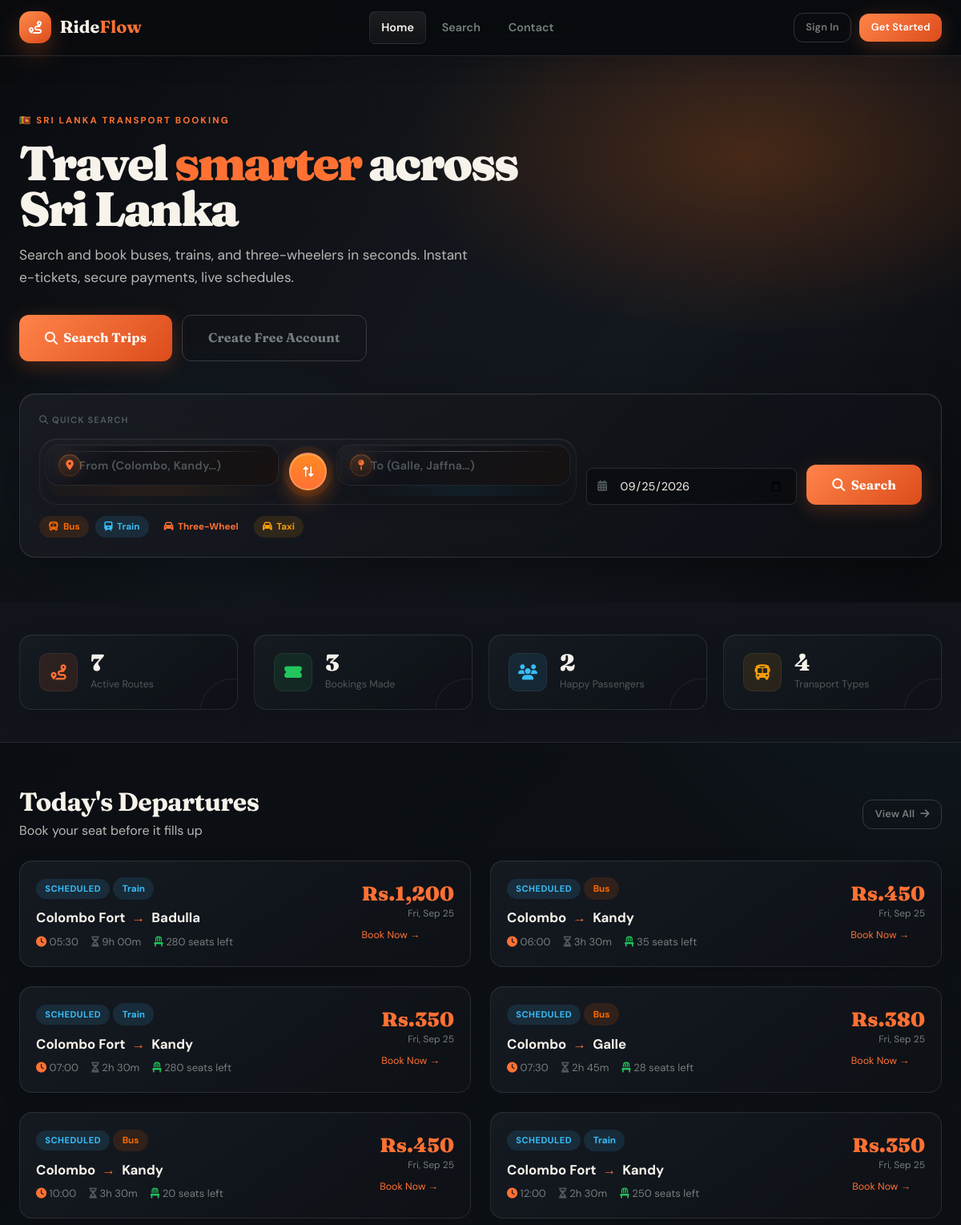
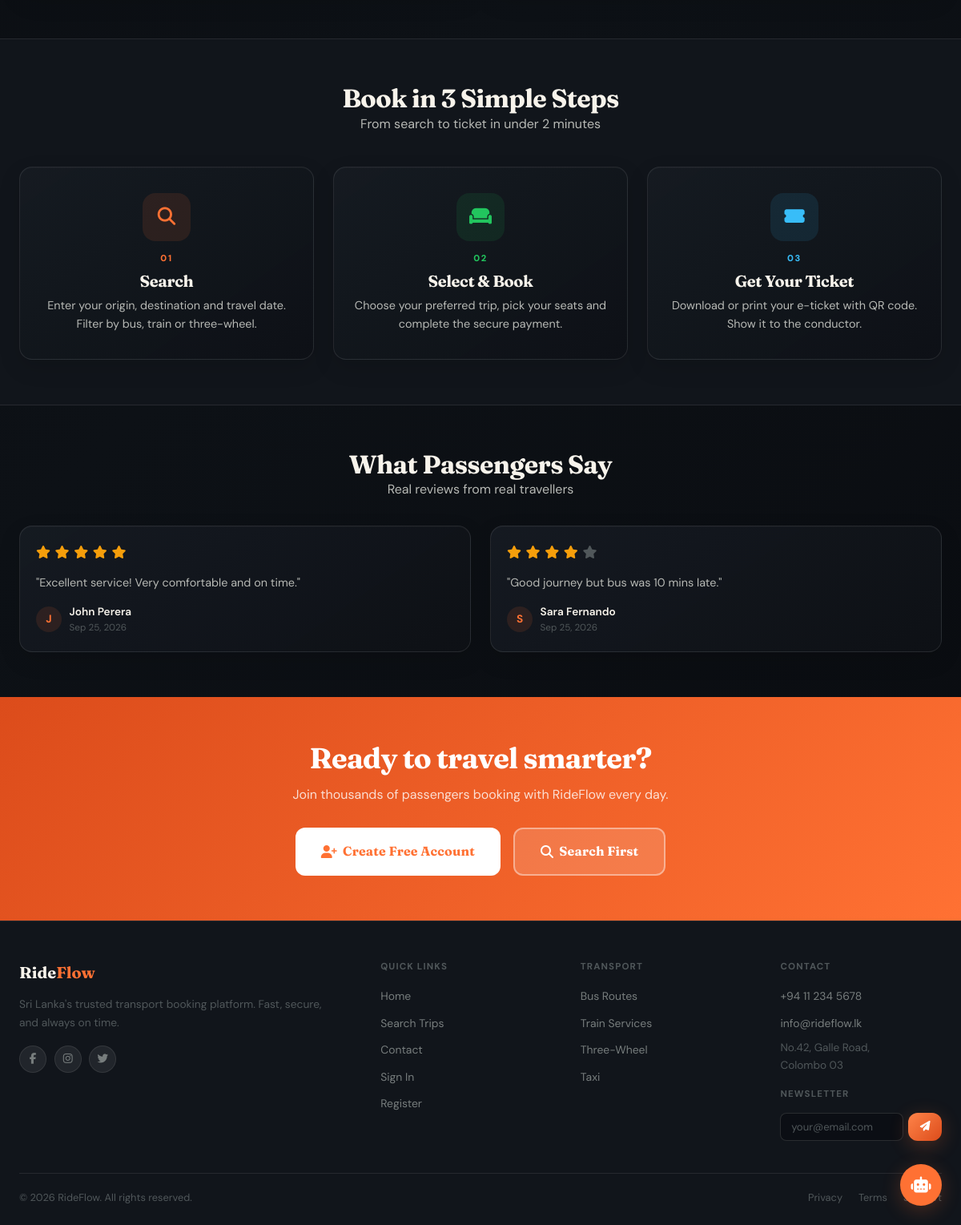
The page / on the database its author committed (2 pictures, top to bottom).
### tables this page shows
CREATE TABLE IF NOT EXISTS schedules (
  id              INT UNSIGNED AUTO_INCREMENT PRIMARY KEY,
  route_id        INT UNSIGNED NOT NULL,
  vehicle_id      INT UNSIGNED NOT NULL,
  departure_date  DATE         NOT NULL,
  departure_time  TIME         NOT NULL,
  arrival_time    TIME         NULL,
  fare            DECIMAL(10,2) NOT NULL DEFAULT 0.00,
  available_seats INT          NOT NULL DEFAULT 0,
  status          ENUM('scheduled','departed','arrived','cancelled') NOT NULL DEFAULT 'scheduled',
  created_at      TIMESTAMP DEFAULT CURRENT_TIMESTAMP,
  FOREIGN KEY (route_id)   REFERENCES routes(id)   ON DELETE CASCADE,
  FOREIGN KEY (vehicle_id) REFERENCES vehicles(id) ON DELETE RESTRICT,
  INDEX idx_route   (route_id),
  INDEX idx_vehicle (vehicle_id),
  INDEX idx_date    (departure_date),
  INDEX idx_status  (status)
);

CREATE TABLE IF NOT EXISTS transport_types (
  id         INT UNSIGNED AUTO_INCREMENT PRIMARY KEY,
  type_name  VARCHAR(50) NOT NULL,
  icon       VARCHAR(30) NOT NULL DEFAULT 'bus',
  color      VARCHAR(10) NOT NULL DEFAULT '#ff6a00',
  is_active  TINYINT(1)  NOT NULL DEFAULT 1
);

CREATE TABLE IF NOT EXISTS routes (
  id                 INT UNSIGNED AUTO_INCREMENT PRIMARY KEY,
  type_id            INT UNSIGNED NOT NULL,
  route_name         VARCHAR(150) NOT NULL,
  origin             VARCHAR(100) NOT NULL,
  destination        VARCHAR(100) NOT NULL,
  distance_km        DECIMAL(8,2) NULL,
  estimated_duration VARCHAR(30)  NULL,
  status             ENUM('active','inactive') NOT NULL DEFAULT 'active',
  created_at         TIMESTAMP DEFAULT CURRENT_TIMESTAMP,
  FOREIGN KEY (type_id) REFERENCES transport_types(id) ON DELETE RESTRICT,
  INDEX idx_origin (origin),
  INDEX idx_dest   (destination),
  INDEX idx_type   (type_id)
);

CREATE TABLE IF NOT EXISTS feedback (
  id         INT UNSIGNED AUTO_INCREMENT PRIMARY KEY,
  user_id    INT UNSIGNED NOT NULL,
  booking_id INT UNSIGNED NULL,
  rating     TINYINT      NOT NULL DEFAULT 5 COMMENT '1-5',
  comment    TEXT         NULL,
  is_public  TINYINT(1)   NOT NULL DEFAULT 1,
  created_at TIMESTAMP DEFAULT CURRENT_TIMESTAMP,
  FOREIGN KEY (user_id)    REFERENCES users(id)    ON DELETE CASCADE,
  FOREIGN KEY (booking_id) REFERENCES bookings(id) ON DELETE SET NULL,
  INDEX idx_user    (user_id),
  INDEX idx_booking (booking_id),
  INDEX idx_rating  (rating)
);

CREATE TABLE IF NOT EXISTS users (
  id               INT UNSIGNED AUTO_INCREMENT PRIMARY KEY,
  name             VARCHAR(120)  NOT NULL,
  email            VARCHAR(180)  NULL UNIQUE,
  phone            VARCHAR(20)   NOT NULL DEFAULT '',
  password         VARCHAR(255)  NOT NULL DEFAULT '',
  password_hash    VARCHAR(255) NULL,
  role             ENUM('admin','customer','driver') NOT NULL DEFAULT 'customer',
  status           ENUM('pending','active','inactive','suspended') NOT NULL DEFAULT 'pending',
  phone_verified   TINYINT(1) NOT NULL DEFAULT 0,
  email_verified   TINYINT(1) NOT NULL DEFAULT 0,
  email_token      VARCHAR(64)  NULL,
  id_type          ENUM('NIC','Passport','Driver License','Other') NULL,
  id_number        VARCHAR(120) NULL,
  selfie_url       VARCHAR(500) NULL,
  id_document_url  VARCHAR(500) NULL,
  verification_status ENUM('pending','approved','rejected') NOT NULL DEFAULT 'pending',
  verification_note TEXT NULL,
  reset_token      VARCHAR(64)  NULL,
  social_provider  VARCHAR(40)  NULL,
  social_id        VARCHAR(255) NULL,
  avatar_url       VARCHAR(500) NULL,
  address          TEXT         NULL,
  created_at       TIMESTAMP    DEFAULT CURRENT_TIMESTAMP,
  updated_at       TIMESTAMP    DEFAULT CURRENT_TIMESTAMP ON UPDATE CURRENT_TIMESTAMP,
  UNIQUE KEY uk_social (social_provider, social_id),
  INDEX idx_email (email),
  INDEX idx_phone (phone),
  INDEX idx_role  (role),
  INDEX idx_status(status)
);

### index.php (the view, shortened to what the rows shown need)
<?php
require_once RF_ROOT.'/includes/header.php';
$schedules = db_all("
    SELECT s.*, r.origin, r.destination, r.estimated_duration, t.type_name
    FROM schedules s
    JOIN routes r ON r.id=s.route_id
    JOIN transport_types t ON t.id=r.type_id
    WHERE s.status='scheduled' AND s.departure_date>=CURDATE()
    ORDER BY s.departure_date, s.departure_time
    LIMIT 6
");
$reviews = db_all("
    SELECT f.rating, f.comment, u.name, f.created_at
    FROM feedback f JOIN users u ON u.id=f.user_id
    WHERE f.is_public=1 ORDER BY f.created_at DESC LIMIT 4
");
?>
<section class="hero">
  <div class="container">
    <div class="hero-inner">
      <h1>Travel <span>smarter</span> across Sri Lanka</h1>
    </div>
  </div>
</section>
<?php if ($schedules): ?>
<section style="padding:3.5rem 0">
  <div class="container">
    <div style="display:flex;align-items:center;justify-content:space-between;margin-bottom:1.5rem">
      <div>
        <h2>Today's Departures</h2>
      </div>
    </div>
    <div class="grid-2">
      <?php foreach ($schedules as $sch):
        $typeClass = strtolower(str_replace(['-',' '],'',$sch['type_name']));
        $typeClass = $typeClass === 'threewheel' ? 'wheel' : (strlen($typeClass) > 5 ? substr($typeClass,0,4) : $typeClass);
      ?>
      <a href="<?= SITE_URL ?>/book.php?schedule=<?= $sch['id'] ?>" class="trip-card card-link" style="text-decoration:none">
        <div>
          <div style="margin-bottom:.6rem"><?= status_badge($sch['status']) ?> <span class="type-pill tp-<?= $typeClass ?>"><?= e($sch['type_name']) ?></span></div>
          <div class="trip-route">
            <?= e($sch['origin']) ?> <span class="trip-arrow">→</span> <?= e($sch['destination']) ?>
          </div>
          <div class="trip-meta">
            <span><i class="fas fa-clock" style="color:var(--fire)"></i> <?= substr($sch['departure_time'],0,5) ?></span>
            <span><i class="fas fa-hourglass-half" style="color:var(--chalk4)"></i> <?= e($sch['estimated_duration']) ?></span>
            <span><i class="fas fa-chair" style="color:var(--ok)"></i> <?= $sch['available_seats'] ?> seats left</span>
          </div>
        </div>
        <div>
          <div class="trip-price">Rs.<?= number_format($sch['fare'],0) ?></div>
          <div class="trip-seats"><?= date('D, M j',strtotime($sch['departure_date'])) ?></div>
          <div style="margin-top:.5rem;font-size:.78rem;color:var(--fire)">Book Now →</div>
        </div>
      </a>
      <?php endforeach; ?>
    </div>
  </div>
</section>
<?php endif; ?>
<section style="background:var(--ink2);border-top:1px solid var(--rim);border-bottom:1px solid var(--rim);padding:3.5rem 0">
  <div class="container">
    <div style="text-align:center;margin-bottom:2.5rem">
      <h2>Book in 3 Simple Steps</h2>
    </div>
  </div>
</section>
<?php if ($reviews): ?>
<section style="padding:3.5rem 0">
  <div class="container">
    <div style="text-align:center;margin-bottom:2rem">
      <h2>What Passengers Say</h2>
    </div>
    <div class="grid-2">
      <?php foreach ($reviews as $r): ?>
      <div class="card card-pad">
        <div style="display:flex;gap:.35rem;margin-bottom:.75rem">
          <?php for ($i=1;$i<=5;$i++): ?>
          <span style="color:<?= $i<=$r['rating']?'var(--warn)':'var(--chalk4)' ?>"><i class="fas fa-star"></i></span>
          <?php endfor; ?>
        </div>
        <p style="font-size:.9rem;line-height:1.7;margin-bottom:.85rem;color:var(--chalk2)">"<?= e($r['comment']) ?>"</p>
        <div style="display:flex;align-items:center;gap:.6rem">
          <div style="width:32px;height:32px;border-radius:50%;background:var(--fire-soft);color:var(--fire);display:flex;align-items:center;justify-content:center;font-weight:700;font-size:.85rem"><?= strtoupper(substr($r['name'],0,1)) ?></div>
          <div>
            <div style="font-size:.85rem;font-weight:600;color:var(--chalk)"><?= e($r['name']) ?></div>
            <div style="font-size:.73rem;color:var(--chalk4)"><?= date('M j, Y',strtotime($r['created_at'])) ?></div>
          </div>
        </div>
      </div>
      <?php endforeach; ?>
    </div>
  </div>
</section>
<?php endif; ?>
<?php if (!is_logged_in()): ?>
<section style="background:linear-gradient(135deg,var(--fire2),var(--fire));padding:3.5rem 0;text-align:center">
  <div class="container">
    <h2 style="color:#fff;font-size:clamp(1.6rem,3vw,2.4rem);margin-bottom:.75rem">Ready to travel smarter?</h2>
  </div>
</section>
<?php endif; ?>
<?php require_once RF_ROOT.'/includes/footer.php'; ?>

### includes/helpers.php (shortened to what the rows shown need)
<?php
function e(mixed $v): string {
    return htmlspecialchars((string)$v, ENT_QUOTES | ENT_HTML5, 'UTF-8');
}
function is_logged_in(): bool { return !empty($_SESSION['uid']); }
function status_badge(string $status): string {
    $map = [
        'active'   =>'ok','confirmed'=>'ok','completed'=>'ok','paid'=>'ok',
        'pending'  =>'warn','scheduled'=>'info','unpaid'=>'warn',
        'cancelled'=>'bad','inactive' =>'bad','failed'=>'bad','suspended'=>'bad',
        'departed' =>'info','arrived'  =>'ok',
    ];
    $cl = $map[$status] ?? 'dim';
    return '<span class="badge b-'.$cl.'">'.ucfirst($status).'</span>';
}

### rows shown on the page
schedules: status "SCHEDULED", transport_types.type_name "Train", route.origin "Colombo Fort", route.destination "Badulla", departure_time "05:30", route.estimated_duration "9h 00m", available_seats "280", fare "1,200", departure_date "Fri, Sep 25"
schedules: status "SCHEDULED", transport_types.type_name "Bus", route.origin "Colombo", route.destination "Kandy", departure_time "06:00", route.estimated_duration "3h 30m", available_seats "35", fare "450", departure_date "Fri, Sep 25"
schedules: status "SCHEDULED", transport_types.type_name "Train", route.origin "Colombo Fort", route.destination "Kandy", departure_time "07:00", route.estimated_duration "2h 30m", available_seats "280", fare "350", departure_date "Fri, Sep 25"
schedules: status "SCHEDULED", transport_types.type_name "Bus", route.origin "Colombo", route.destination "Galle", departure_time "07:30", route.estimated_duration "2h 45m", available_seats "28", fare "380", departure_date "Fri, Sep 25"
schedules: status "SCHEDULED", transport_types.type_name "Bus", route.origin "Colombo", route.destination "Kandy", departure_time "10:00", route.estimated_duration "3h 30m", available_seats "20", fare "450", departure_date "Fri, Sep 25"
schedules: status "SCHEDULED", transport_types.type_name "Train", route.origin "Colombo Fort", route.destination "Kandy", departure_time "12:00", route.estimated_duration "2h 30m", available_seats "250", fare "350", departure_date "Fri, Sep 25"
feedback: comment "Excellent service! Very comfortable and on time.", user.name "J", user.name "John Perera", created_at "Sep 25, 2026"
feedback: comment "Good journey but bus was 10 mins late.", user.name "S", user.name "Sara Fernando", created_at "Sep 25, 2026"

### other values the page prints
$t "Bus"
$t "Train"
$t "Three-Wheel"
$t "Taxi"
$s['num'] "7"
$s['lbl'] "Active Routes"
$s['num'] "3"
$s['lbl'] "Bookings Made"
$s['num'] "2"
$s['lbl'] "Happy Passengers"
$s['num'] "4"
$s['lbl'] "Transport Types"
$s['n'] "01"
$s['t'] "Search"
$s['d'] "Enter your origin, destination and travel date. Filter by bus, train or three-wheel."
